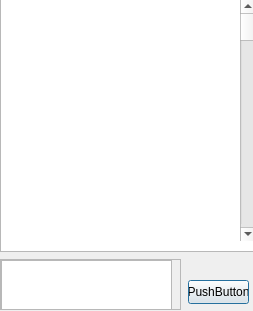
<?xml version="1.0" encoding="UTF-8"?>
<ui version="4.0">
 <class>Dialog</class>
 <widget class="QDialog" name="Dialog">
  <property name="geometry">
   <rect>
    <x>0</x>
    <y>0</y>
    <width>253</width>
    <height>311</height>
   </rect>
  </property>
  <property name="windowTitle">
   <string>Dialog</string>
  </property>
  <widget class="QPushButton" name="pushButton">
   <property name="geometry">
    <rect>
     <x>188</x>
     <y>280</y>
     <width>61</width>
     <height>24</height>
    </rect>
   </property>
   <property name="text">
    <string>PushButton</string>
   </property>
  </widget>
  <widget class="QScrollArea" name="scrollArea">
   <property name="geometry">
    <rect>
     <x>0</x>
     <y>259</y>
     <width>181</width>
     <height>51</height>
    </rect>
   </property>
   <property name="widgetResizable">
    <bool>true</bool>
   </property>
   <widget class="QWidget" name="scrollAreaWidgetContents_2">
    <property name="geometry">
     <rect>
      <x>0</x>
      <y>0</y>
      <width>177</width>
      <height>47</height>
     </rect>
    </property>
    <widget class="QTextEdit" name="textEdit">
     <property name="geometry">
      <rect>
       <x>0</x>
       <y>0</y>
       <width>171</width>
       <height>64</height>
      </rect>
     </property>
    </widget>
   </widget>
  </widget>
  <widget class="QListView" name="listView">
   <property name="geometry">
    <rect>
     <x>0</x>
     <y>-9</y>
     <width>256</width>
     <height>261</height>
    </rect>
   </property>
  </widget>
  <widget class="QScrollBar" name="verticalScrollBar">
   <property name="geometry">
    <rect>
     <x>240</x>
     <y>0</y>
     <width>16</width>
     <height>241</height>
    </rect>
   </property>
   <property name="orientation">
    <enum>Qt::Vertical</enum>
   </property>
  </widget>
 </widget>
 <resources/>
 <connections/>
</ui>
